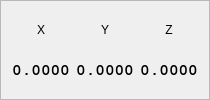
     <widget class="QFrame" name="frame_4">
      <property name="sizePolicy">
       <sizepolicy hsizetype="Expanding" vsizetype="Fixed">
        <horstretch>0</horstretch>
        <verstretch>0</verstretch>
       </sizepolicy>
      </property>
      <property name="frameShape">
       <enum>QFrame::StyledPanel</enum>
      </property>
      <property name="frameShadow">
       <enum>QFrame::Raised</enum>
      </property>
      <layout class="QGridLayout" name="gridLayout_6">
       <item row="0" column="0">
        <widget class="QLabel" name="label_16">
         <property name="text">
          <string>X</string>
         </property>
         <property name="alignment">
          <set>Qt::AlignCenter</set>
         </property>
        </widget>
       </item>
       <item row="0" column="1">
        <widget class="QLabel" name="label_30">
         <property name="text">
          <string>Y</string>
         </property>
         <property name="alignment">
          <set>Qt::AlignCenter</set>
         </property>
        </widget>
       </item>
       <item row="0" column="2">
        <widget class="QLabel" name="label_32">
         <property name="text">
          <string>Z</string>
         </property>
         <property name="alignment">
          <set>Qt::AlignCenter</set>
         </property>
        </widget>
       </item>
       <item row="1" column="0">
        <widget class="QLabel" name="dro_lb_x">
         <property name="font">
          <font>
           <family>FreeMono</family>
           <pointsize>12</pointsize>
           <weight>75</weight>
           <bold>true</bold>
          </font>
         </property>
         <property name="text">
          <string>0.0000</string>
         </property>
         <property name="alignment">
          <set>Qt::AlignCenter</set>
         </property>
        </widget>
       </item>
       <item row="1" column="1">
        <widget class="QLabel" name="dro_lb_y">
         <property name="font">
          <font>
           <family>FreeMono</family>
           <pointsize>12</pointsize>
           <weight>75</weight>
           <bold>true</bold>
          </font>
         </property>
         <property name="text">
          <string>0.0000</string>
         </property>
         <property name="alignment">
          <set>Qt::AlignCenter</set>
         </property>
        </widget>
       </item>
       <item row="1" column="2">
        <widget class="QLabel" name="dro_lb_z">
         <property name="font">
          <font>
           <family>FreeMono</family>
           <pointsize>12</pointsize>
           <weight>75</weight>
           <bold>true</bold>
          </font>
         </property>
         <property name="text">
          <string>0.0000</string>
         </property>
         <property name="alignment">
          <set>Qt::AlignCenter</set>
         </property>
        </widget>
       </item>
      </layout>
     </widget>
